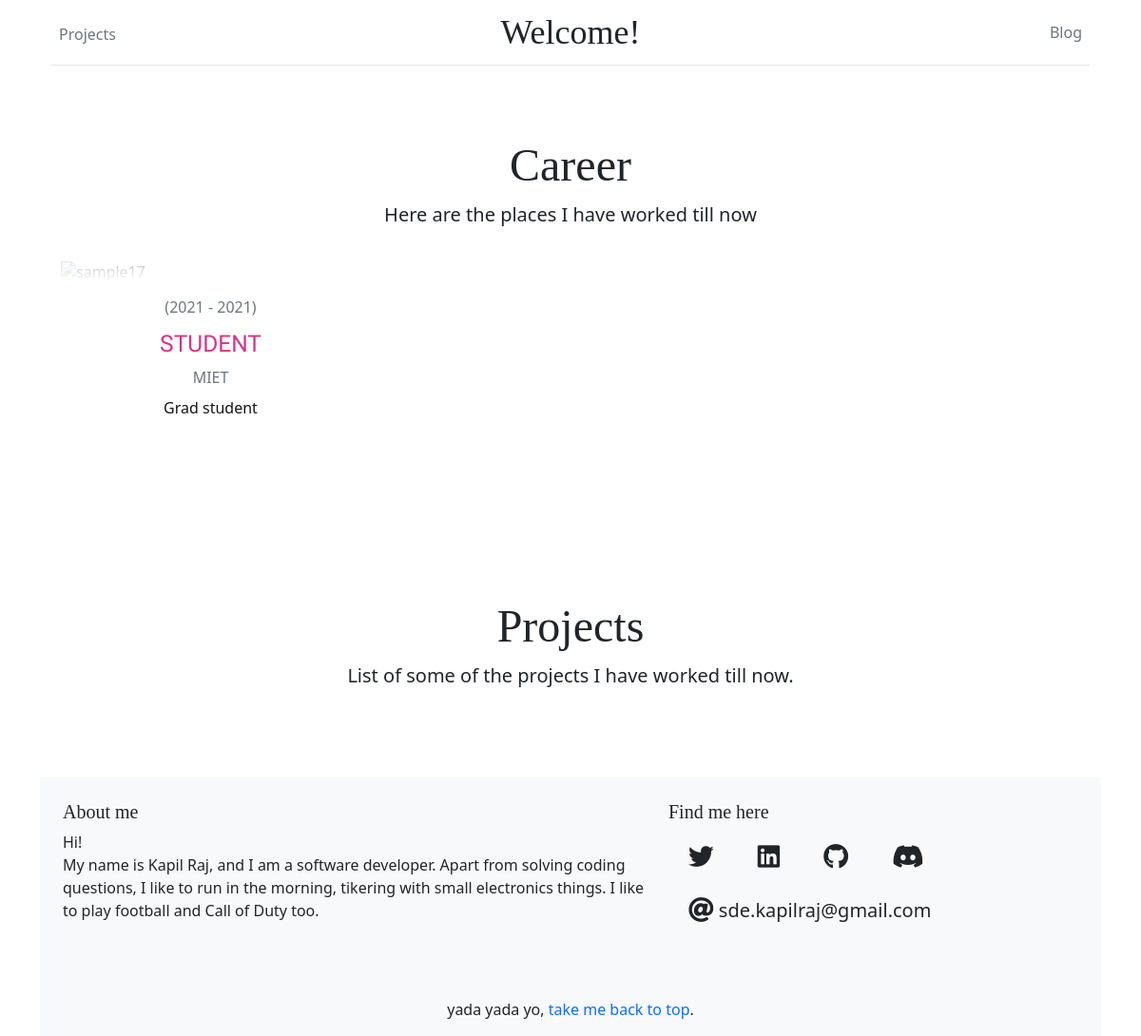
Page /carrer/ on the earlier database version.
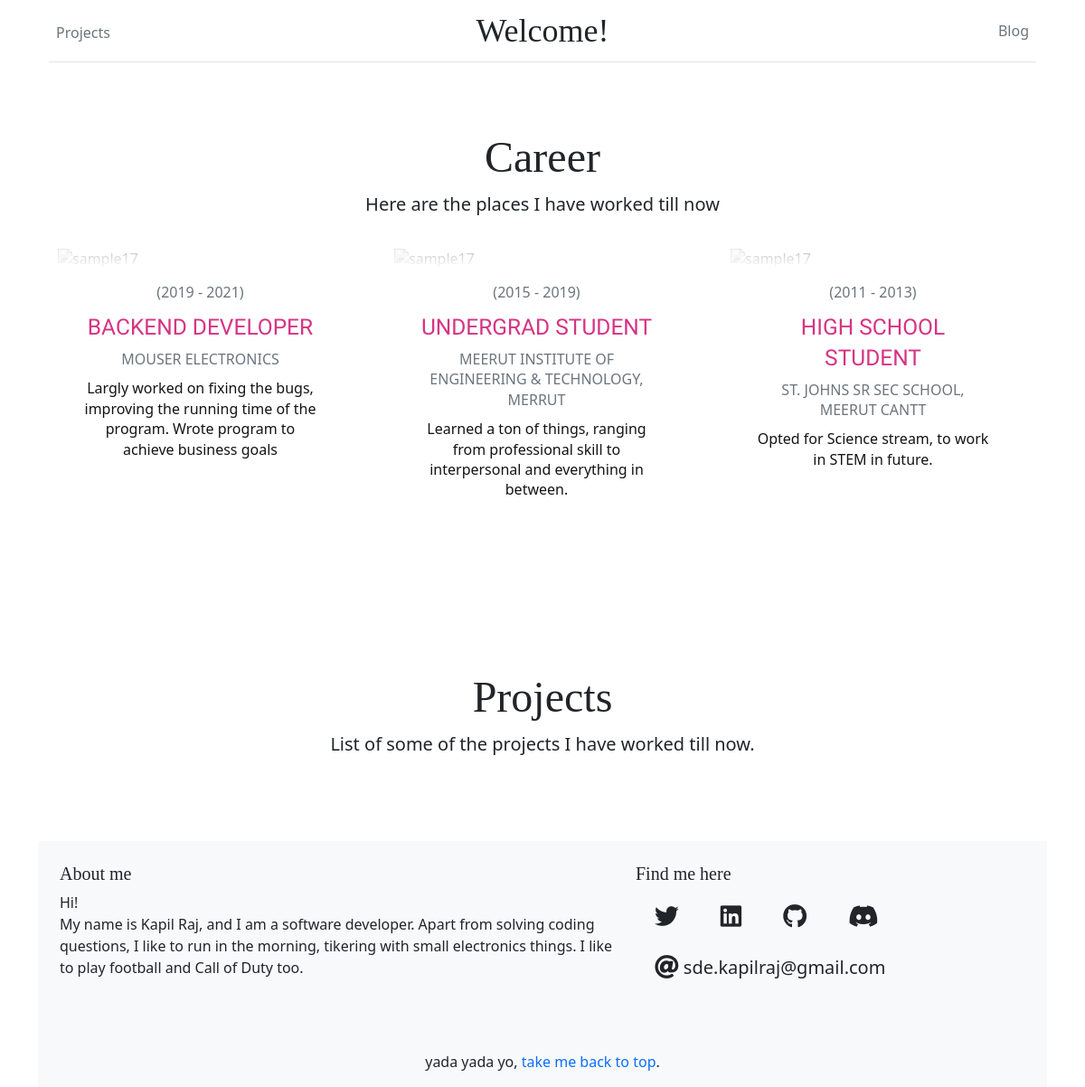
Same page on the later database version.
### blog/models.py (models this page shows, shortened)
class WorkExp(models.Model):
    from_year = models.DateField()
    to_year = models.DateField()
    position_held = models.CharField(max_length=100)
    organization = models.CharField(max_length=200)
    summary = models.TextField()
    active = models.BooleanField(default=True)

### blog/views.py (the view)
# urls.py: path("carrer/", WorkExpView, name="carrer_page"),
def WorkExpView(request):
    all_workexp_obj = WorkExp.objects.filter(active=True)
    all_projects = ProjectModel.objects.filter(active=True)
    context = {"all_workexp_obj": all_workexp_obj, "all_projects": all_projects}
    return render(request, "blog/carrer.html", context)

### blog/templates/blog/carrer.html (shortened to what this page needs)
{% extends 'blog/base.html'%}
{% load static %}
{% block front_page %}
<div class="container">
    <div class="row py-4">
        <div class="col-lg-9 mx-auto text-center">
            <h1 class="display-4">Career</h1>
            <p class="lead mb-0">Here are the places I have worked till now </p>
        </div>
    </div>
    {% for post in all_workexp_obj %}
    {% if forloop.first or forloop.counter0|divisibleby:3 %}
    <div class="row ">
        {% endif %}
        <div class='col-md-4'>
            <figure class="snip1376">
                <figcaption>
                    <div style="text-align: center;">
                        <p class='text-muted'>({{ post.from_year.year}} -
                            {{post.to_year.year}})
                        </p>
                        <h3><code id='post_heading' class='text-uppercase'> {{post.position_held}}</code></h3>
                        <p style="text-align: center;" class="font-italic text-muted text-uppercase">
                            {{post.organization}}
                        </p>
                        <p>{{post.summary}}</p>
                        <p class='text-muted'>{{project.project_url}}<br>{{project.github_link}}</p>
                    </div>
                </figcaption>
            </figure>
        </div>
        {% if forloop.counter|divisibleby:3 or forloop.last %}
    </div>
    {% endif %}
    {% endfor %}
</div>
<div class="container py-5">
    <div class="row py-4">
        <div class="col-lg-9 mx-auto text-center">
            <h1 class="display-4">Projects</h1>
            <p class="lead mb-0">List of some of the projects I have worked till now.</p>
        </div>
    </div>
</div>
{% endblock front_page %}

Differences in the rows shown:
no longer on this page (row edited): WorkExp: from_year.year "2021", to_year.year "2021", position_held "STUDENT", organization "MIET", summary "Grad student"
added WorkExp: from_year.year "2019", to_year.year "2021", position_held "BACKEND DEVELOPER", organization "MOUSER ELECTRONICS", summary "Largly worked on fixing the bugs, improving the running time of the program. Wrote program to achieve business goals"
added WorkExp: from_year.year "2015", to_year.year "2019", position_held "UNDERGRAD STUDENT", organization "MEERUT INSTITUTE OF ENGINEERING & TECHNOLOGY, MERRUT", summary "Learned a ton of things, ranging from professional skill to interpersonal and everything in between."
added WorkExp: from_year.year "2011", to_year.year "2013", position_held "HIGH SCHOOL STUDENT", organization "ST. JOHNS SR SEC SCHOOL, MEERUT CANTT", summary "Opted for Science stream, to work in STEM in future."
